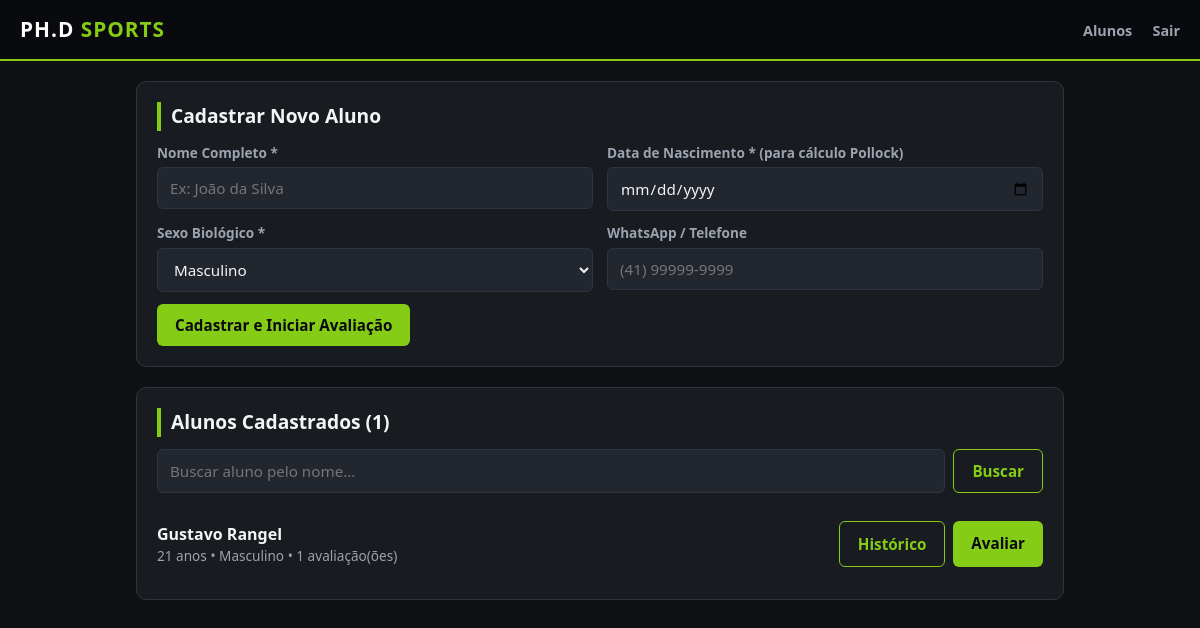
The page / (signed in) on the database its author committed.
### app.py (models this page shows)
class Aluno(db.Model):
    __tablename__ = "alunos"
    id = db.Column(db.Integer, primary_key=True)
    nome = db.Column(db.String(150), nullable=False)
    sexo = db.Column(db.String(1), nullable=False)  # 'M' ou 'F'
    data_nascimento = db.Column(db.Date, nullable=False)
    telefone = db.Column(db.String(30), nullable=True)
    criado_em = db.Column(db.DateTime, default=datetime.utcnow)
    avaliacoes = db.relationship("Avaliacao", backref="aluno", lazy=True, order_by="desc(Avaliacao.data_avaliacao)")
    @property
    def idade(self):
        hoje = date.today()
        return hoje.year - self.data_nascimento.year - ((hoje.month, hoje.day) < (self.data_nascimento.month, self.data_nascimento.day))

### app.py (the view)
@app.route("/")
@login_required
def dashboard():
    busca = request.args.get("q", "").strip()
    if busca:
        alunos = Aluno.query.filter(Aluno.nome.ilike(f"%{busca}%")).order_by(Aluno.nome).all()
    else:
        alunos = Aluno.query.order_by(Aluno.criado_em.desc()).all()
    return render_template("dashboard.html", alunos=alunos, busca=busca)

### app.py (called while the page is built)
def login_required(f):
    @wraps(f)
    def decorated_function(*args, **kwargs):
        if not session.get("logged_in"):
            return redirect(url_for("login"))
        return f(*args, **kwargs)
    return decorated_function

### templates/dashboard.html (shortened to what this page needs)
{% extends "base.html" %}
{% block content %}
<div class="card">
    <h2>Cadastrar Novo Aluno</h2>
    <form method="POST" action="{{ url_for('novo_aluno') }}">
        <div class="grid-2">
            <div class="form-group">
                <label>Nome Completo *</label>
                <input type="text" name="nome" required placeholder="Ex: João da Silva">
            </div>
            <div class="form-group">
                <label>Data de Nascimento * (para cálculo Pollock)</label>
                <input type="date" name="data_nascimento" required>
            </div>
        </div>
        <div class="grid-2">
            <div class="form-group">
                <label>Sexo Biológico *</label>
                <select name="sexo" required>
                    <option value="M">Masculino</option>
                </select>
            </div>
            <div class="form-group">
                <label>WhatsApp / Telefone</label>
                <input type="text" name="telefone" placeholder="(41) 99999-9999">
            </div>
        </div>
        <button type="submit" class="btn">Cadastrar e Iniciar Avaliação</button>
    </form>
</div>
<div class="card">
    <h2>Alunos Cadastrados ({{ alunos|length }})</h2>
    <form method="GET" style="display: flex; gap: 8px; margin-bottom: 16px;">
        <input type="text" name="q" value="{{ busca }}" placeholder="Buscar aluno pelo nome...">
        <button type="submit" class="btn btn-outline">Buscar</button>
    </form>
    {% if alunos %}
        {% for a in alunos %}
        <div class="aluno-item">
            <div>
                <strong>{{ a.nome }}</strong>
                <div style="font-size: 0.85rem; color: var(--text-muted);">
                    {{ a.idade }} anos • {{ 'Masculino' if a.sexo == 'M' else 'Feminino' }} • {{ a.avaliacoes|length }} avaliação(ões)
                </div>
            </div>
            <div style="display: flex; gap: 8px;">
                <a href="{{ url_for('perfil_aluno', aluno_id=a.id) }}" class="btn btn-outline">Histórico</a>
                <a href="{{ url_for('nova_avaliacao', aluno_id=a.id) }}" class="btn">Avaliar</a>
            </div>
        </div>
        {% endfor %}
    {% else %}
        <p style="color: var(--text-muted);">Nenhum aluno encontrado.</p>
    {% endif %}
</div>
{% endblock %}

### static/css/style.css (style rules this page uses)
:root { --bg-dark: #0f1115; --bg-card: #181b20; --bg-input: #22262e; --phd-green: #84cc16; --phd-green-hover: #65a30d; --text-main: #f3f4f6; --text-muted: #9ca3af; --border-color: #2e3440; --danger: #ef4444; }
* { box-sizing: border-box; margin: 0; padding: 0; font-family: 'Segoe UI', Roboto, Helvetica, Arial, sans-serif; }
body { background-color: var(--bg-dark); color: var(--text-main); line-height: 1.5; padding-bottom: 40px; }
.card { background-color: var(--bg-card); border: 1px solid var(--border-color); border-radius: 10px; padding: 20px; margin-bottom: 20px; }
h1, h2, h3 { margin-bottom: 12px; }
h2 { font-size: 1.2rem; border-left: 4px solid var(--phd-green); padding-left: 10px; }
.grid-2 { display: grid; grid-template-columns: 1fr 1fr; gap: 14px; }
.form-group { display: flex; flex-direction: column; margin-bottom: 12px; }
label { font-size: 0.85rem; color: var(--text-muted); margin-bottom: 4px; font-weight: 600; }
input, select, textarea { background-color: var(--bg-input); border: 1px solid var(--border-color); color: var(--text-main); padding: 10px 12px; border-radius: 6px; font-size: 0.95rem; width: 100%; }
.btn { display: inline-block; background-color: var(--phd-green); color: #090a0d; font-weight: 700; padding: 11px 18px; border: none; border-radius: 6px; cursor: pointer; text-decoration: none; text-align: center; font-size: 0.95rem; transition: 0.2s; }
.btn-outline { background-color: transparent; border: 1px solid var(--phd-green); color: var(--phd-green); }
.aluno-item { display: flex; justify-content: space-between; align-items: center; padding: 12px 0; border-bottom: 1px solid var(--border-color); gap: 10px; }
.aluno-item:last-child { border-bottom: none; }

### rows shown on the page
Aluno: nome "Gustavo Rangel", idade "21", sexo "Masculino", avaliacoes|length "1"

### other values the page prints
{{ alunos|length }} "1"
